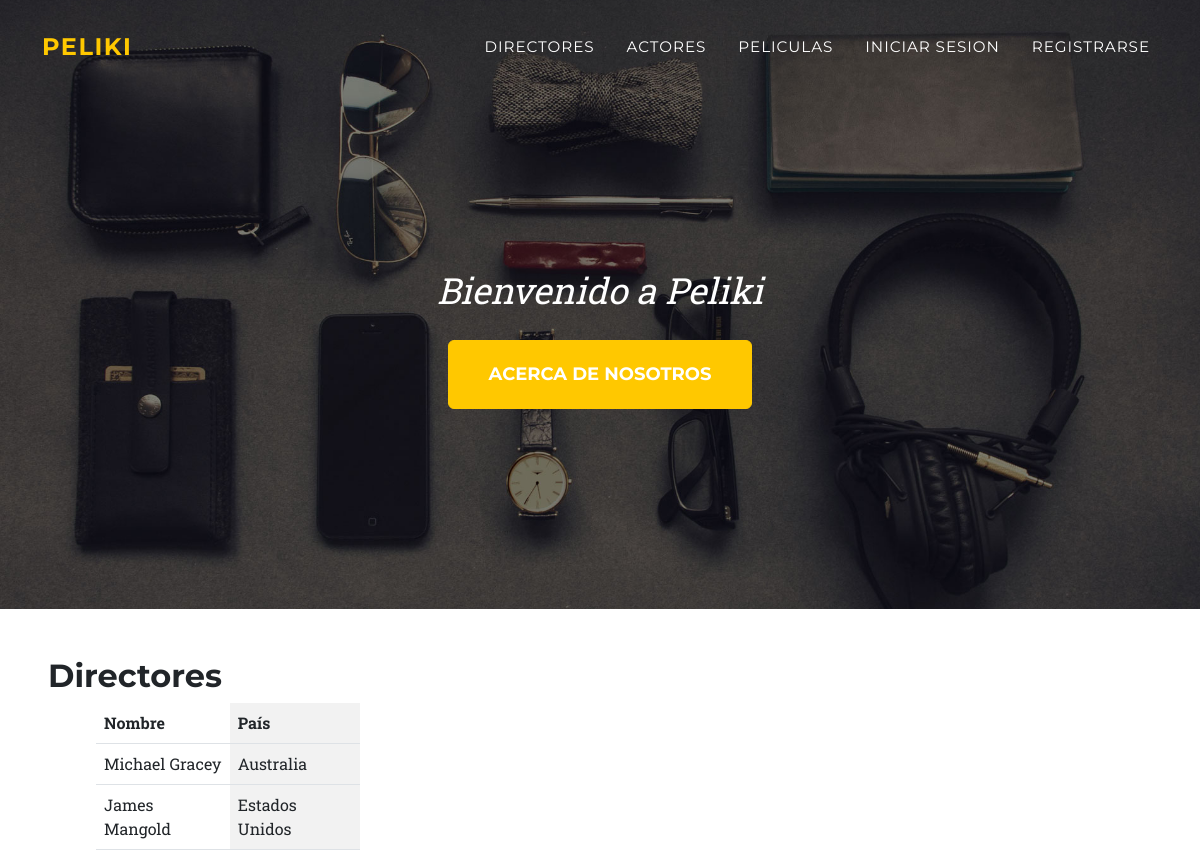
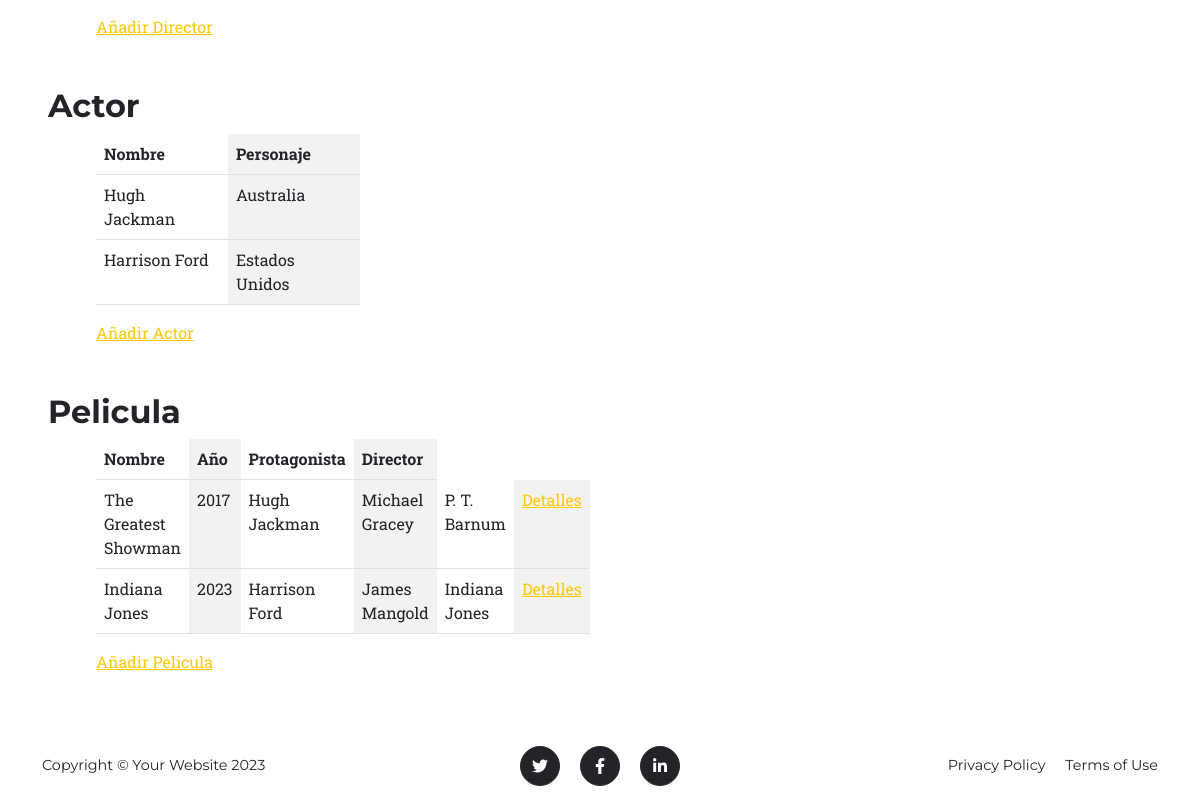
The page /panel/ on the database as committed earlier (2 pictures, top to bottom).
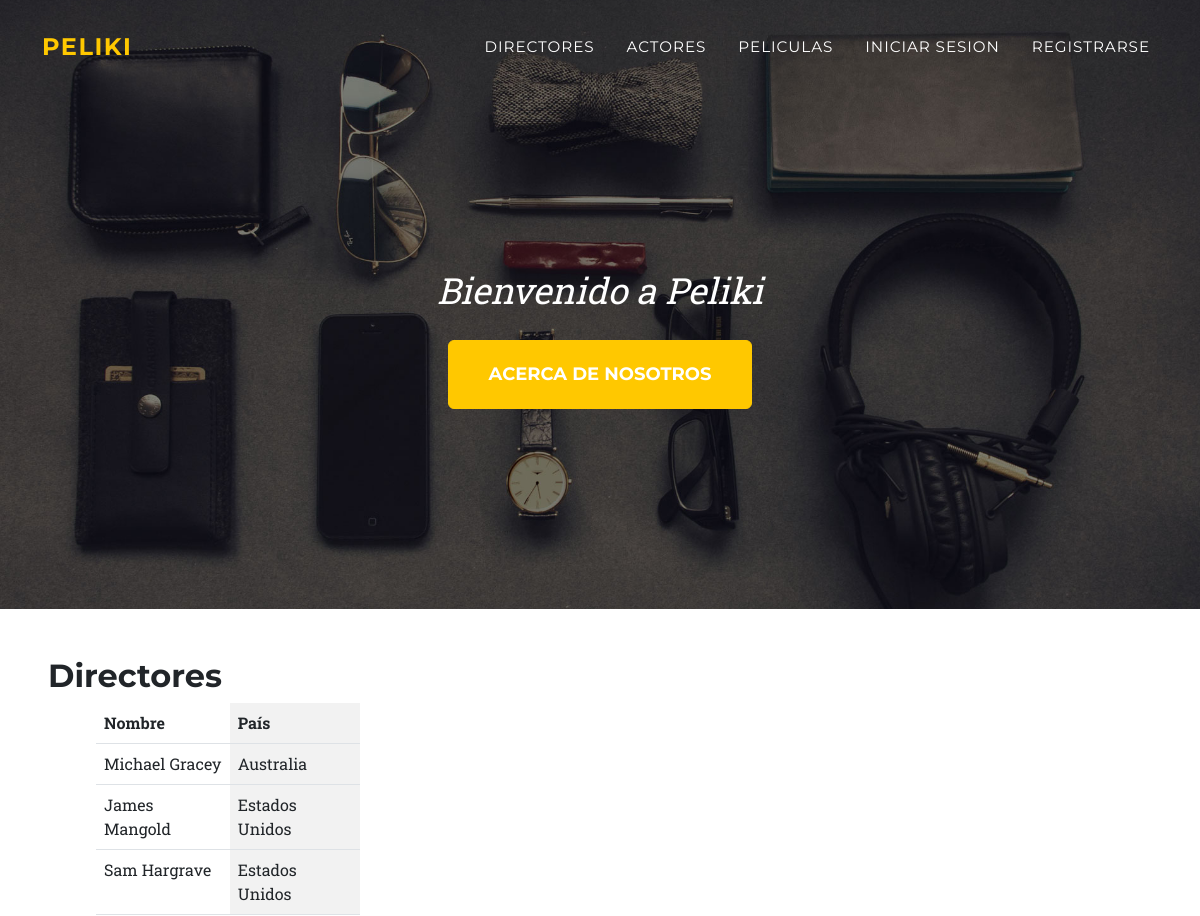
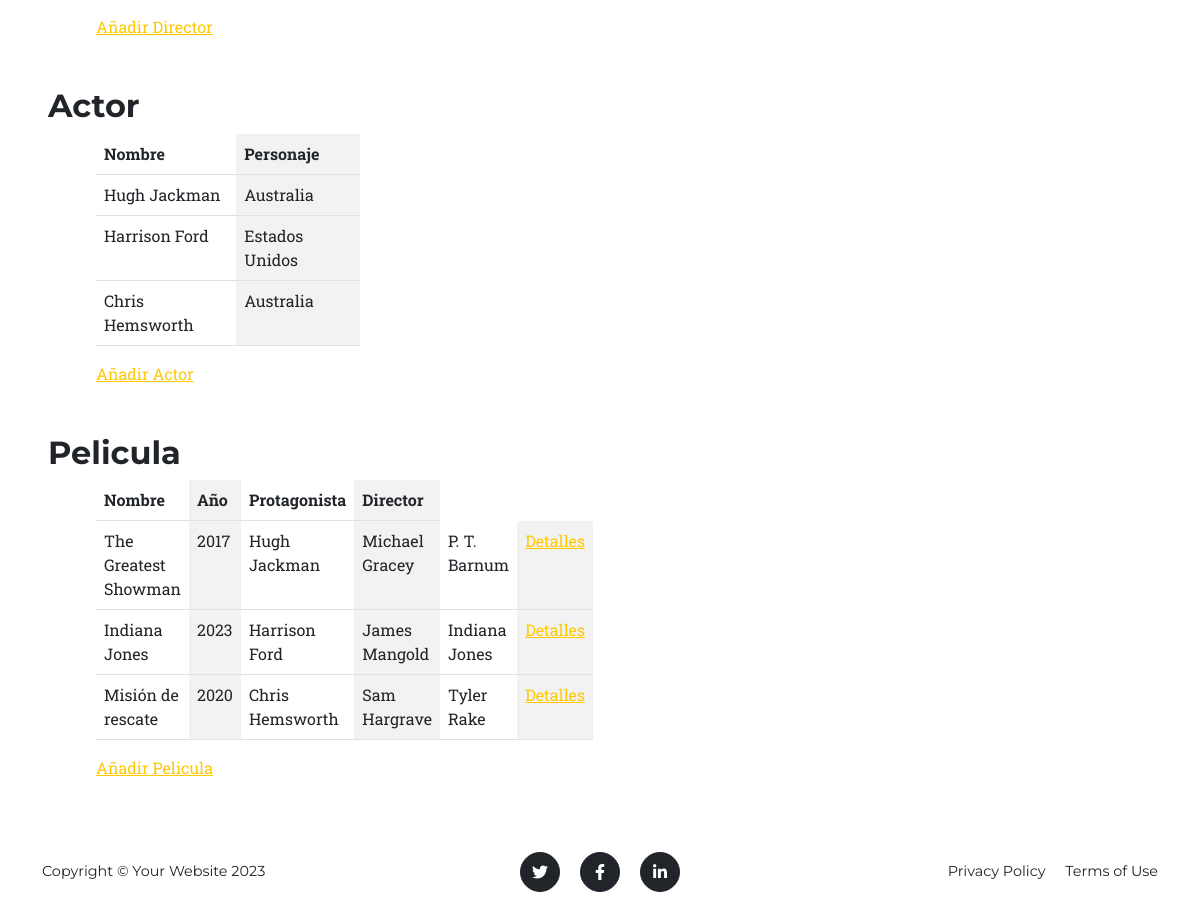
The same page on the database as committed later (2 pictures, top to bottom).
### core/models.py (models this page shows, shortened)
class Director(models.Model):
    nombre = models.CharField(max_length=100)
    pais = models.CharField(max_length=100)
    def __str__(self) -> str:
        return self.nombre

class Protagonista(models.Model):
    nombre = models.CharField(max_length=100)
    nacionalidad = models.CharField(max_length=100, null=True, blank=True)
    def __str__(self) -> str:
        return self.nombre

class Pelicula(models.Model):
    nombre = models.CharField(max_length=100)
    año = models.PositiveIntegerField()
    protagonista = models.ForeignKey(Protagonista, on_delete=models.SET_NULL, null=True, blank=True)
    director = models.ForeignKey(Director, on_delete=models.SET_NULL, null=True, blank=True)
    personaje = models.CharField(max_length=100, null=True, blank=True)
    resumen = models.TextField(null=True, blank=True)
    imagen = models.ImageField(upload_to='poster', default='image-default.jpg')

### core/views.py (the view)
# urls.py: path("panel/", panel, name="panel"),
def panel(request):
    directores = Director.objects.all()
    protagonistas = Protagonista.objects.all()
    peliculas = Pelicula.objects.all()
    return render(request,'core/panel.html',
    {'directores':directores, 'protagonistas': protagonistas, 'peliculas': peliculas})

### core/templates/core/panel.html (shortened to what this page needs)
{% extends 'core/base.html' %}
{% block contenido %}
<div class="m-5">
    <h2>Directores</h2>
    <div class="ms-5 mb-5">
        <table class="table table-striped-columns w-25 p-3 ">
            <thead>
                <th>Nombre</th>
                <th>País</th>
            </thead>
            <tbody>
                {% for director in directores %}
                    <tr>
                        <td>{{ director.nombre }}</td>
                        <td>{{ director.pais }}</td>
                    </tr>
                {% endfor %}
            </tbody>
        </table>
        <a href="{% url 'core:director_form'%}">Añadir Director</a>
    </div>
    <h2>Actor</h2>
    <div class="ms-5 mb-5">
        <table class="table table-striped-columns w-25 p-3 ">
            <thead>
                <th>Nombre</th>
                <th>Personaje</th>
            </thead>
            <tbody>
                {% for protagonista in protagonistas %}
                    <tr>
                        <td>{{ protagonista.nombre }}</td>
                        <td>{{ protagonista.nacionalidad }}</td>
                    </tr>
                {% endfor %}
            </tbody>
        </table>
        <a href="{% url 'core:protagonista_form'%}">Añadir Actor</a>
    </div>
    <h2>Pelicula</h2>
    <div class="ms-5 mb-5">
        <table class="table table-striped-columns w-25 p-3 ">
            <thead>
                <th>Nombre</th>
                <th>Año</th>
                <th>Protagonista</th>
                <th>Director</th>
            </thead>
            <tbody>
                {% for pelicula in peliculas %}
                    <tr>
                        <td>{{ pelicula.nombre }}</td>
                        <td>{{ pelicula.año }}</td>
                        <td>{{ pelicula.protagonista }}</td>
                        <td>{{ pelicula.director }}</td>
                        <td>{{ pelicula.personaje }}</td>
                        <td> <a href="{% url 'core:peliculaDetail' pelicula.id %}">Detalles</a></td>
                    </tr>
                {% endfor %}
            </tbody>
        </table>
        <a href="{% url 'core:pelicula_form'%}">Añadir Pelicula</a>
    </div>
</div>
{% endblock contenido %}

### core/templates/core/base.html (shortened to what this page needs)
{% load static %}
<!DOCTYPE html>
<html lang="en">
    <head>
        <link href="{% static 'core/css/styles.css' %}" rel="stylesheet" />
    </head>
    <body id="page-top">
        <nav class="navbar navbar-expand-lg navbar-dark fixed-top" id="mainNav">
            <div class="container">
                <a class="navbar-brand" href="{% url 'core:index' %}">Peliki</a>
                <div class="collapse navbar-collapse" id="navbarResponsive">
                    <ul class="navbar-nav text-uppercase ms-auto py-4 py-lg-0">
                        <li class="nav-item"><a class="nav-link" href="{% url 'core:director_list' %}">Directores</a></li>
                        <li class="nav-item"><a class="nav-link" href="{% url 'core:protagonista_list' %}">Actores</a></li>
                        <li class="nav-item"><a class="nav-link" href="{% url 'core:pelicula_list' %}">Peliculas</a></li>
                        {% if user.is_authenticated%}
                            <li class="nav-item"><a class="nav-link" href="{% url 'core:panel' %}">Panel</a></li>
                            <form action="{% url 'core:logout' %}" method="post" >
                                {% csrf_token %}
                                <li style="font-weight: bold;" class="nav-item"><button type="submit" class="nav-link btn btn-warning">Cerrar Sesión</button></li>
                            </form>
                        {% else %}
                            <li class="nav-item"><a class="nav-link" href="{% url 'core:login' %}">Iniciar Sesion</a></li>
                            <li class="nav-item"><a class="nav-link" href="{% url 'core:register' %}">Registrarse</a></li>
                        {% endif %}
                    </ul>
                </div>
            </div>
        </nav>
        <header class="masthead">
            <div class="container">
                <div class="masthead-subheading">Bienvenido a Peliki</div>
                <a class="btn btn-primary btn-xl text-uppercase" href="{%url 'core:about'%}">Acerca de nosotros</a>
            </div>
        </header>
        {% block contenido %}
        {% endblock contenido %}
        <footer class="footer py-4">
            <div class="container">
                <div class="row align-items-center">
                    <div class="col-lg-4 text-lg-start">Copyright &copy; Your Website 2023</div>
                    <div class="col-lg-4 my-3 my-lg-0">
                        <a class="btn btn-dark btn-social mx-2" href="#!" aria-label="Twitter"><i class="fab fa-twitter"></i></a>
                        <a class="btn btn-dark btn-social mx-2" href="#!" aria-label="Facebook"><i class="fab fa-facebook-f"></i></a>
                        <a class="btn btn-dark btn-social mx-2" href="#!" aria-label="LinkedIn"><i class="fab fa-linkedin-in"></i></a>
                    </div>
                    <div class="col-lg-4 text-lg-end">
                        <a class="link-dark text-decoration-none me-3" href="#!">Privacy Policy</a>
                        <a class="link-dark text-decoration-none" href="#!">Terms of Use</a>
                    </div>
                </div>
            </div>
        </footer>
    </body>
</html>

Rows that differ between the two databases and show on the page:
added Director: nombre "Sam Hargrave", pais "Estados Unidos"
added Protagonista: nombre "Chris Hemsworth", nacionalidad "Australia"
added Pelicula: nombre "Misión de rescate", año "2020", protagonista "Chris Hemsworth", director "Sam Hargrave", personaje "Tyler Rake"
